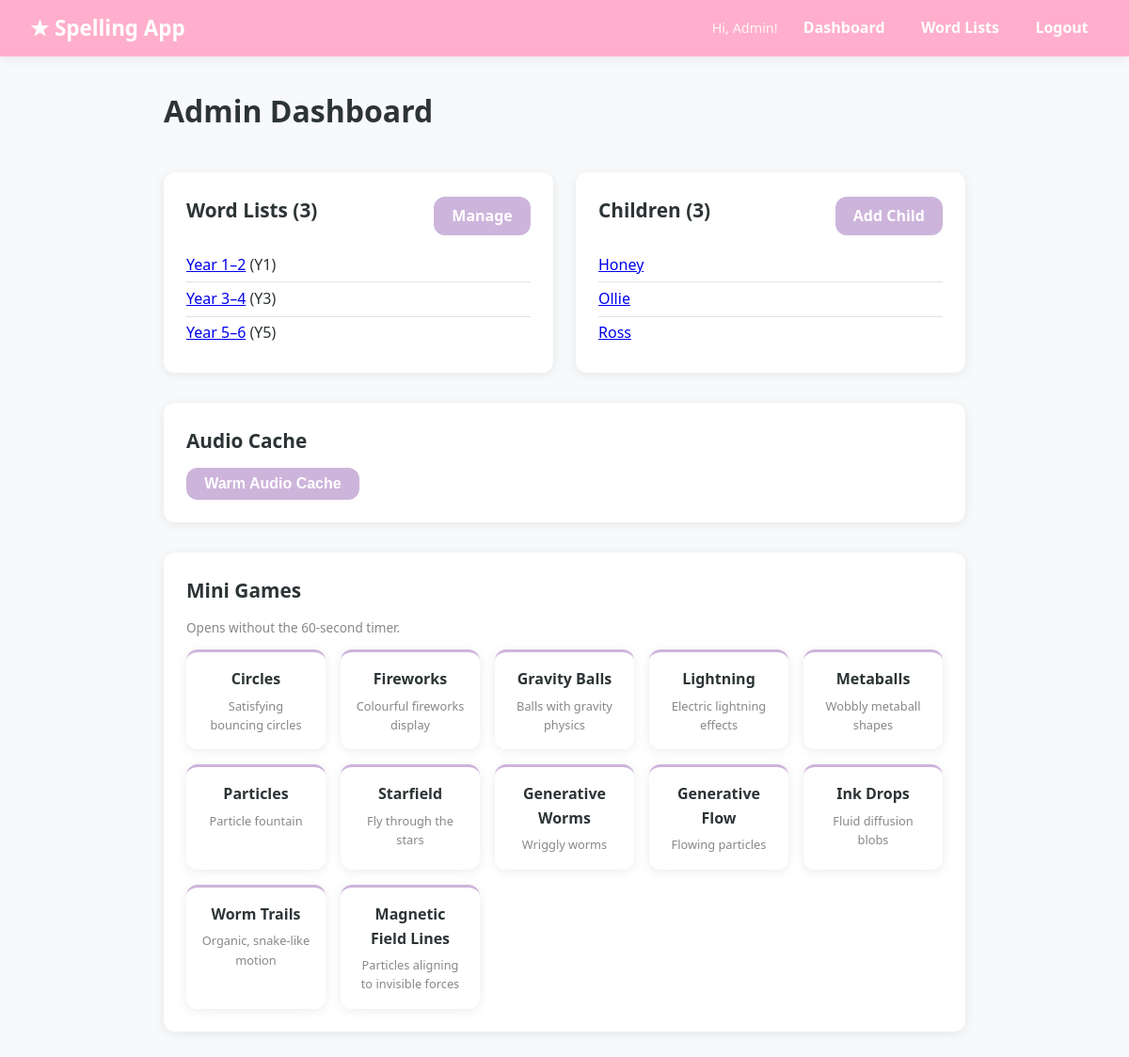
The app's page /admin/ (signed in) with its own data.
### tables this page shows
CREATE TABLE word_lists (
    id         INTEGER PRIMARY KEY AUTOINCREMENT,
    name       TEXT NOT NULL,
    year_group INTEGER
);

CREATE TABLE users (
    id            INTEGER PRIMARY KEY AUTOINCREMENT,
    name          TEXT NOT NULL,
    dob           TEXT NOT NULL,
    password_hash TEXT NOT NULL,
    date_created  TEXT NOT NULL,
    is_admin      INTEGER NOT NULL DEFAULT 0,
    mode          TEXT NOT NULL DEFAULT 'audio'
);

### routers/admin.py (the view)
@router.get("/")
def admin_dashboard(request: Request, admin=Depends(require_admin)):
    with get_db() as db:
        lists = db.execute("SELECT * FROM word_lists ORDER BY year_group, name").fetchall()
        children = db.execute("SELECT * FROM users WHERE is_admin=0 ORDER BY name").fetchall()
    csrf = generate_csrf_token(request)
    return templates.TemplateResponse(request, "admin/dashboard.html", {
        "lists": lists, "children": children, "csrf_token": csrf,
        "mini_games_list": MINI_GAMES,
    })

### templates/admin/dashboard.html (shortened to what this page needs)
{% extends "base.html" %}
{% block content %}
<h1>Admin Dashboard</h1>
<div class="admin-grid">
  <section class="admin-section">
    <div class="section-header">
      <h2>Word Lists ({{ lists|length }})</h2>
      <a href="/admin/lists" class="btn btn-secondary">Manage</a>
    </div>
    <ul>
      {% for lst in lists %}
      <li><a href="/admin/lists/{{ lst.id }}/edit">{{ lst.name }}</a>
        {% if lst.year_group %}(Y{{ lst.year_group }}){% endif %}</li>
      {% endfor %}
    </ul>
  </section>
  <section class="admin-section">
    <div class="section-header">
      <h2>Children ({{ children|length }})</h2>
      <a href="/admin/children/new" class="btn btn-secondary">Add Child</a>
    </div>
    <ul>
      {% for child in children %}
      <li><a href="/admin/children/{{ child.id }}">{{ child.name }}</a></li>
      {% endfor %}
    </ul>
  </section>
</div>
<section class="admin-section">
  <h2>Audio Cache</h2>
  <form method="post" action="/admin/warm-audio-cache">
    <button type="submit" class="btn btn-secondary">Warm Audio Cache</button>
  </form>
</section>
<section class="admin-section">
  <h2>Mini Games</h2>
  <p style="font-size:0.85rem;color:#888;margin-bottom:0.75rem">Opens without the 60-second timer.</p>
  <div class="games-grid">
    {% for game in mini_games_list %}
    <a class="game-card" href="/mini-games/{{ game.file }}" target="_blank">
      <div class="game-name">{{ game.name }}</div>
      <div class="game-desc">{{ game.description }}</div>
    </a>
    {% endfor %}
  </div>
</section>
{% endblock %}

### templates/base.html (shortened to what this page needs)
<!DOCTYPE html>
<html lang="en">
<head>
  <link rel="stylesheet" href="/static/css/style.css">
</head>
<body>
  <nav class="navbar">
    <a class="nav-brand" href="/">&#9733; Spelling App</a>
    <div class="nav-links">
      {% if request.session.get('user') %}
        <span class="nav-greeting">Hi, {{ request.session['user']['name'] }}!</span>
        {% if request.session['user']['is_admin'] %}
          <a href="/admin/">Dashboard</a>
          <a href="/admin/lists">Word Lists</a>
        {% else %}
          <a href="/child/dashboard">My Dashboard</a>
          <a href="/child/pick-list">Start Test</a>
        {% endif %}
        <a href="/logout">Logout</a>
      {% endif %}
    </div>
  </nav>
  <main class="container">
    {% block content %}{% endblock %}
  </main>
</body>
</html>

### static/css/style.css (style rules this page uses)
:root { --color-1: #FF6B6B; --color-2: #FFE66D; --color-3: #4ECDC4; --color-4: #45B7D1; --color-5: #96CEB4; --bg: #f8f9fa; --text: #2d3436; --surface: #ffffff; --border: #dee2e6; --radius: 12px; --shadow: 0 2px 12px rgba(0,0,0,0.08); }
*, *::before, *::after { box-sizing: border-box; margin: 0; padding: 0; }
body { font-family: 'Segoe UI', system-ui, sans-serif; background: var(--bg); color: var(--text); line-height: 1.6; }
.navbar { background: var(--color-1); padding: 0.75rem 2rem; display: flex; align-items: center; justify-content: space-between; box-shadow: var(--shadow); }
.nav-brand { font-size: 1.4rem; font-weight: 800; color: white; text-decoration: none; }
.nav-links { display: flex; gap: 1rem; align-items: center; }
.nav-links a { color: white; text-decoration: none; font-weight: 600; padding: 0.3rem 0.7rem; border-radius: 6px; transition: background 0.2s; }
.nav-greeting { color: rgba(255,255,255,0.85); font-size: 0.9rem; }
.container { max-width: 900px; margin: 2rem auto; padding: 0 1.5rem; }
.btn { display: inline-block; padding: 0.5rem 1.2rem; border-radius: var(--radius); border: none; font-size: 1rem; font-weight: 600; cursor: pointer; text-decoration: none; transition: opacity 0.15s, transform 0.1s; }
.btn-secondary { background: var(--color-3); color: white; }
.games-grid { display: grid; grid-template-columns: repeat(auto-fill, minmax(140px, 1fr)); gap: 1rem; margin-top: 0.75rem; }
.game-card { background: var(--surface); border-radius: var(--radius); padding: 1rem; text-align: center; box-shadow: var(--shadow); text-decoration: none; color: var(--text); border-top: 3px solid var(--color-3); transition: transform 0.15s; }
.game-name { font-weight: 700; margin-bottom: 0.3rem; }
.game-desc { font-size: 0.8rem; color: #888; }
.admin-grid { display: grid; grid-template-columns: 1fr 1fr; gap: 1.5rem; margin-bottom: 1.5rem; }
.admin-section { background: var(--surface); border-radius: var(--radius); padding: 1.5rem; box-shadow: var(--shadow); }
.admin-section h2 { margin-bottom: 0.75rem; }
.admin-section ul { list-style: none; }
.admin-section li { padding: 0.3rem 0; border-bottom: 1px solid var(--border); }
.admin-section li:last-child { border-bottom: none; }
.section-header { display: flex; justify-content: space-between; align-items: center; margin-bottom: 0.75rem; }
section { margin-top: 2rem; }
h1 { font-size: 2rem; margin-bottom: 0.5rem; }
h2 { font-size: 1.3rem; }

### records on screen
word_lists: name "Year 1–2", year_group "1"
word_lists: name "Year 3–4", year_group "3"
word_lists: name "Year 5–6", year_group "5"
users: name "Honey"
users: name "Ollie"
users: name "Ross"

### other values on screen
{{ request.session['user']['name'] }} "Admin"
{{ lists|length }} "3"
{{ children|length }} "3"
{{ game.name }} "Circles" "Fireworks" "Gravity Balls" "Lightning" "Metaballs" "Particles" "Starfield" "Generative Worms" "Generative Flow" "Ink Drops" "Worm Trails" "Magnetic Field Lines"
{{ game.description }} "Satisfying bouncing circles" "Colourful fireworks display" "Balls with gravity physics" "Electric lightning effects" "Wobbly metaball shapes" "Particle fountain" "Fly through the stars" "Wriggly worms" "Flowing particles" "Fluid diffusion blobs" "Organic, snake-like motion" "Particles aligning to invisible forces"
